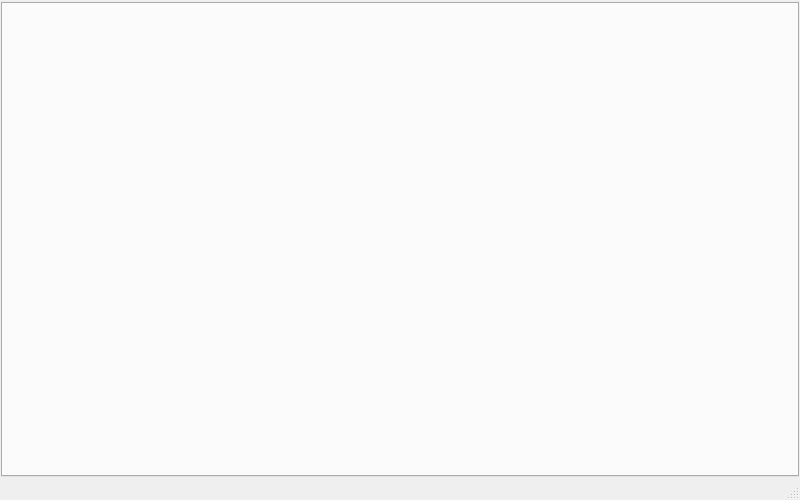
<?xml version="1.0" encoding="UTF-8"?>
<ui version="4.0">
 <class>vatek_toolkitClass</class>
 <widget class="QMainWindow" name="vatek_toolkitClass">
  <property name="geometry">
   <rect>
    <x>0</x>
    <y>0</y>
    <width>800</width>
    <height>500</height>
   </rect>
  </property>
  <property name="minimumSize">
   <size>
    <width>780</width>
    <height>500</height>
   </size>
  </property>
  <property name="font">
   <font>
    <family>Arial</family>
    <pointsize>8</pointsize>
   </font>
  </property>
  <property name="windowTitle">
   <string>vatek_toolkit</string>
  </property>
  <property name="locale">
   <locale language="English" country="UnitedStates"/>
  </property>
  <widget class="QWidget" name="centralWidget">
   <layout class="QHBoxLayout" name="horizontalLayout_2">
    <property name="spacing">
     <number>0</number>
    </property>
    <property name="leftMargin">
     <number>1</number>
    </property>
    <property name="topMargin">
     <number>2</number>
    </property>
    <property name="rightMargin">
     <number>1</number>
    </property>
    <property name="bottomMargin">
     <number>1</number>
    </property>
    <item>
     <widget class="qtvUITabsDevice" name="deviceTabs">
      <property name="currentIndex">
       <number>-1</number>
      </property>
     </widget>
    </item>
   </layout>
  </widget>
  <widget class="QStatusBar" name="statusBar"/>
  <action name="actionOpen">
   <property name="text">
    <string>Open</string>
   </property>
  </action>
 </widget>
 <layoutdefault spacing="6" margin="11"/>
 <customwidgets>
  <customwidget>
   <class>qtvUITabsDevice</class>
   <extends>QTabWidget</extends>
   <header>ui/qtv_ui_app.h</header>
   <container>1</container>
  </customwidget>
 </customwidgets>
 <resources>
  <include location="vatek_toolkit.qrc"/>
 </resources>
 <connections/>
</ui>
